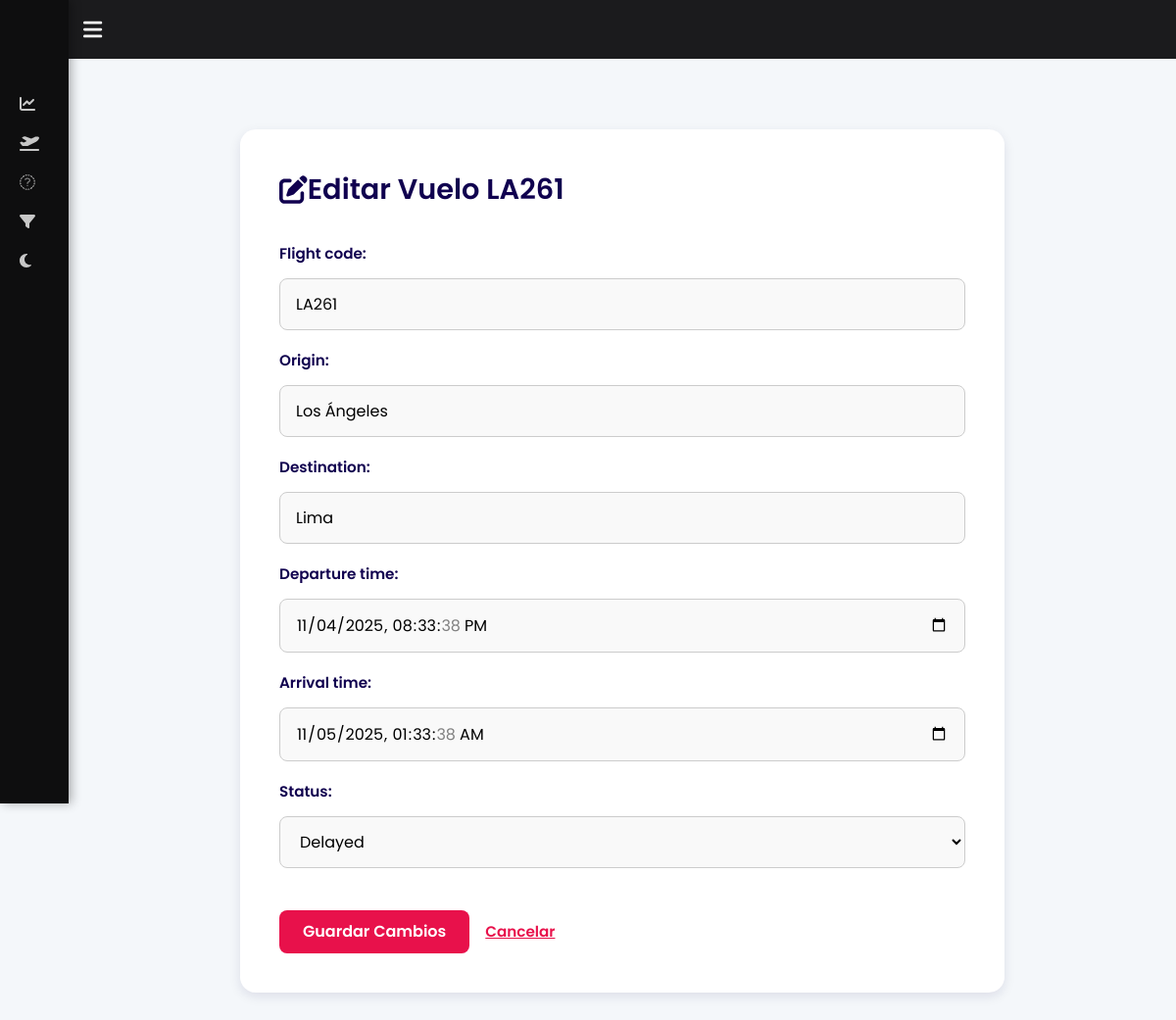
The app's page /edit/18/ with its own data.
### dashboard/models.py (models this page shows, shortened)
class Flight(models.Model):
    flight_code = models.CharField(max_length=10)
    origin = models.CharField(max_length=100)
    destination = models.CharField(max_length=100)
    departure_time = models.DateTimeField()
    arrival_time = models.DateTimeField()
    status = models.CharField(
        max_length=20,
        choices=[
            ('On Time', 'On Time'),
            ('Delayed', 'Delayed'),
            ('Cancelled', 'Cancelled'),
        ],
        default='On Time'
    )
    punctuality = models.FloatField(
    null=True,
    blank=True,
    help_text="Puntualidad promedio en %")

### dashboard/views.py (the view)
# urls.py: path('edit/<int:pk>/', views.edit_flight, name='edit_flight'),
def edit_flight(request, pk):
    flight = get_object_or_404(Flight, pk=pk)
    if request.method == 'POST':
        form = FlightForm(request.POST, instance=flight)
        if form.is_valid():
            form.save()
            return redirect('dashboard_home')
    else:
        form = FlightForm(instance=flight)
    return render(request, 'dashboard/edit_flight.html', {'form': form, 'flight': flight})

### dashboard/forms.py
class FlightForm(forms.ModelForm):
    class Meta:
        model = Flight
        exclude = ('punctuality',)
        widgets = {
            'departure_time': forms.DateTimeInput(attrs={'type': 'datetime-local'}),
            'arrival_time': forms.DateTimeInput(attrs={'type': 'datetime-local'}),
        }

### dashboard/templates/dashboard/edit_flight.html (shortened to what this page needs)
{% extends "dashboard/base.html" %}
{% block content %}
<div class="form-card">
    <h2><i class="fas fa-edit"></i> Editar Vuelo {{ form.instance.flight_code }}</h2>
    <form method="POST" class="flight-form">
        <label for="{{ form.flight_code.id_for_label }}">Flight code:</label>
        {{ form.flight_code }}
        <label for="{{ form.origin.id_for_label }}">Origin:</label>
        {{ form.origin }}
        <label for="{{ form.destination.id_for_label }}">Destination:</label>
        {{ form.destination }}
        <label for="{{ form.departure_time.id_for_label }}">Departure time:</label>
        {{ form.departure_time }}
        <label for="{{ form.arrival_time.id_for_label }}">Arrival time:</label>
        {{ form.arrival_time }}
        <label for="{{ form.status.id_for_label }}">Status:</label>
        {{ form.status }}
        <div class="form-buttons">
            <button type="submit" class="btn-guardar">Guardar Cambios</button>
            <a href="{% url 'dashboard_home' %}" class="btn-cancelar">Cancelar</a>
        </div>
    </form>
</div>
{% endblock %}

### dashboard/static/dashboard/css/style.css (style rules this page uses)
:root { --latam-blue: #10004f; --latam-pink: rgb(232, 17, 75); --latam-white: #ffffff; --background-light: #f4f7fa; --text-dark: #0a0a23; --shadow-light: rgba(16, 0, 79, 0.1); }
body { background-color: var(--background-light); font-family: 'Poppins', sans-serif; color: var(--latam-blue); margin: 0; padding: 0; }

### dashboard/static/dashboard/css/components.css (style rules this page uses)
.form-card { max-width: 700px; margin: 2rem auto; background-color: var(--latam-white); padding: 2.5rem; border-radius: 16px; box-shadow: 0 4px 12px var(--shadow-light); }
.form-card h2 { font-size: 1.8rem; font-weight: 600; margin-top: 0; margin-bottom: 2rem; display: flex; align-items: center; }
.flight-form { display: grid; grid-template-columns: 1fr; gap: 1.2rem; }
.flight-form label { font-weight: 600; font-size: 0.95rem; margin-bottom: -5px; }
.flight-form input[type="text"], .flight-form input[type="datetime-local"], .flight-form select { width: 100%; padding: 0.8rem 1rem; border-radius: 8px; border: 1px solid #ccc; background: #f9f9f9; font-family: 'Poppins', sans-serif; font-size: 1rem; box-sizing: border-box; }
.form-buttons { margin-top: 1.5rem; display: flex; gap: 1rem; align-items: center; }
.btn-guardar { background-color: var(--latam-pink); color: white; padding: 0.6rem 1.5rem; border-radius: 8px; border: none; font-family: 'Poppins', sans-serif; font-size: 1rem; font-weight: 600; cursor: pointer; }
.btn-cancelar { color: var(--latam-pink); text-decoration: underline; font-weight: 600; font-size: 0.95rem; }

### records on screen
Flight: instance.flight_code "LA261", flight_code "LA261", origin "Los Ángeles", destination "Lima", departure_time "11/04/2025 20:33:38", arrival_time "11/05/2025 01:33:38", status "Delayed"
